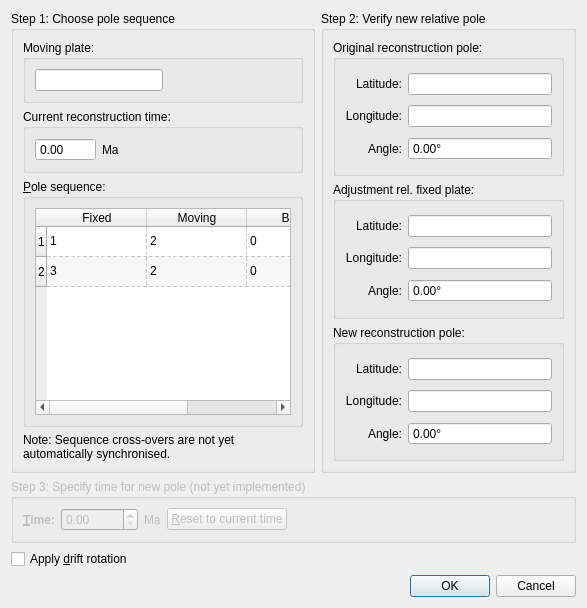
<?xml version="1.0" encoding="UTF-8"?>
<ui version="4.0">
 <class>ApplyReconstructionPoleAdjustmentDialog</class>
 <widget class="QDialog" name="ApplyReconstructionPoleAdjustmentDialog">
  <property name="windowModality">
   <enum>Qt::WindowModal</enum>
  </property>
  <property name="geometry">
   <rect>
    <x>0</x>
    <y>0</y>
    <width>587</width>
    <height>608</height>
   </rect>
  </property>
  <property name="minimumSize">
   <size>
    <width>580</width>
    <height>568</height>
   </size>
  </property>
  <property name="windowTitle">
   <string>Apply Reconstruction Pole Adjustment</string>
  </property>
  <property name="modal">
   <bool>true</bool>
  </property>
  <layout class="QVBoxLayout" name="verticalLayout_5">
   <item>
    <layout class="QHBoxLayout">
     <item>
      <widget class="QGroupBox" name="groupBox">
       <property name="sizePolicy">
        <sizepolicy hsizetype="Expanding" vsizetype="Preferred">
         <horstretch>0</horstretch>
         <verstretch>0</verstretch>
        </sizepolicy>
       </property>
       <property name="title">
        <string>Step 1: Choose pole sequence</string>
       </property>
       <property name="flat">
        <bool>false</bool>
       </property>
       <layout class="QVBoxLayout" name="verticalLayout_3">
        <item>
         <widget class="QGroupBox" name="groupBox_6">
          <property name="sizePolicy">
           <sizepolicy hsizetype="Preferred" vsizetype="Minimum">
            <horstretch>0</horstretch>
            <verstretch>0</verstretch>
           </sizepolicy>
          </property>
          <property name="title">
           <string>Moving plate:</string>
          </property>
          <property name="flat">
           <bool>true</bool>
          </property>
          <layout class="QHBoxLayout" name="horizontalLayout_3">
           <item>
            <widget class="QLineEdit" name="lineedit_moving_plate">
             <property name="readOnly">
              <bool>true</bool>
             </property>
            </widget>
           </item>
           <item>
            <spacer name="horizontalSpacer">
             <property name="orientation">
              <enum>Qt::Horizontal</enum>
             </property>
             <property name="sizeHint" stdset="0">
              <size>
               <width>91</width>
               <height>20</height>
              </size>
             </property>
            </spacer>
           </item>
          </layout>
         </widget>
        </item>
        <item>
         <widget class="QGroupBox" name="groupBox_9">
          <property name="sizePolicy">
           <sizepolicy hsizetype="Preferred" vsizetype="Minimum">
            <horstretch>0</horstretch>
            <verstretch>0</verstretch>
           </sizepolicy>
          </property>
          <property name="title">
           <string>Current reconstruction time:</string>
          </property>
          <property name="flat">
           <bool>true</bool>
          </property>
          <layout class="QHBoxLayout" name="horizontalLayout_2">
           <item>
            <widget class="QDoubleSpinBox" name="spinbox_current_time">
             <property name="readOnly">
              <bool>true</bool>
             </property>
             <property name="buttonSymbols">
              <enum>QAbstractSpinBox::NoButtons</enum>
             </property>
             <property name="maximum">
              <double>10000.000000000000000</double>
             </property>
            </widget>
           </item>
           <item>
            <widget class="QLabel" name="label_13">
             <property name="text">
              <string>Ma</string>
             </property>
            </widget>
           </item>
           <item>
            <spacer>
             <property name="orientation">
              <enum>Qt::Horizontal</enum>
             </property>
             <property name="sizeHint" stdset="0">
              <size>
               <width>139</width>
               <height>20</height>
              </size>
             </property>
            </spacer>
           </item>
          </layout>
         </widget>
        </item>
        <item>
         <widget class="QGroupBox" name="groupBox_7">
          <property name="sizePolicy">
           <sizepolicy hsizetype="Expanding" vsizetype="Minimum">
            <horstretch>0</horstretch>
            <verstretch>0</verstretch>
           </sizepolicy>
          </property>
          <property name="title">
           <string>&amp;Pole sequence:</string>
          </property>
          <property name="flat">
           <bool>true</bool>
          </property>
          <layout class="QHBoxLayout" name="horizontalLayout">
           <item>
            <widget class="QTableWidget" name="table_pole_sequences">
             <property name="alternatingRowColors">
              <bool>true</bool>
             </property>
             <property name="selectionMode">
              <enum>QAbstractItemView::SingleSelection</enum>
             </property>
             <property name="selectionBehavior">
              <enum>QAbstractItemView::SelectRows</enum>
             </property>
             <property name="horizontalScrollMode">
              <enum>QAbstractItemView::ScrollPerPixel</enum>
             </property>
             <property name="gridStyle">
              <enum>Qt::DashLine</enum>
             </property>
             <property name="columnCount">
              <number>4</number>
             </property>
             <row>
              <property name="text">
               <string>1</string>
              </property>
             </row>
             <row>
              <property name="text">
               <string>2</string>
              </property>
             </row>
             <column>
              <property name="text">
               <string>Fixed</string>
              </property>
             </column>
             <column>
              <property name="text">
               <string>Moving</string>
              </property>
             </column>
             <column>
              <property name="text">
               <string>Begin</string>
              </property>
             </column>
             <column>
              <property name="text">
               <string>End</string>
              </property>
             </column>
             <item row="0" column="0">
              <property name="text">
               <string>1</string>
              </property>
             </item>
             <item row="0" column="1">
              <property name="text">
               <string>2</string>
              </property>
             </item>
             <item row="0" column="2">
              <property name="text">
               <string>0</string>
              </property>
             </item>
             <item row="0" column="3">
              <property name="text">
               <string>600</string>
              </property>
             </item>
             <item row="1" column="0">
              <property name="text">
               <string>3</string>
              </property>
             </item>
             <item row="1" column="1">
              <property name="text">
               <string>2</string>
              </property>
             </item>
             <item row="1" column="2">
              <property name="text">
               <string>0</string>
              </property>
             </item>
             <item row="1" column="3">
              <property name="text">
               <string>600</string>
              </property>
             </item>
            </widget>
           </item>
          </layout>
         </widget>
        </item>
        <item>
         <widget class="QLabel" name="label_11">
          <property name="sizePolicy">
           <sizepolicy hsizetype="Preferred" vsizetype="Minimum">
            <horstretch>0</horstretch>
            <verstretch>0</verstretch>
           </sizepolicy>
          </property>
          <property name="text">
           <string>Note: Sequence cross-overs are not yet automatically synchronised.</string>
          </property>
          <property name="wordWrap">
           <bool>true</bool>
          </property>
         </widget>
        </item>
       </layout>
      </widget>
     </item>
     <item>
      <widget class="QGroupBox" name="groupBox_2">
       <property name="sizePolicy">
        <sizepolicy hsizetype="Minimum" vsizetype="Preferred">
         <horstretch>0</horstretch>
         <verstretch>0</verstretch>
        </sizepolicy>
       </property>
       <property name="minimumSize">
        <size>
         <width>230</width>
         <height>0</height>
        </size>
       </property>
       <property name="title">
        <string>Step 2: Verify new relative pole</string>
       </property>
       <property name="flat">
        <bool>false</bool>
       </property>
       <layout class="QVBoxLayout" name="verticalLayout_4">
        <item>
         <widget class="QGroupBox" name="groupBox_3">
          <property name="sizePolicy">
           <sizepolicy hsizetype="Expanding" vsizetype="Preferred">
            <horstretch>0</horstretch>
            <verstretch>0</verstretch>
           </sizepolicy>
          </property>
          <property name="title">
           <string>Original reconstruction pole:</string>
          </property>
          <property name="flat">
           <bool>true</bool>
          </property>
          <layout class="QGridLayout" name="gridLayout">
           <item row="0" column="0">
            <widget class="QLabel" name="label">
             <property name="text">
              <string>Latitude:</string>
             </property>
             <property name="alignment">
              <set>Qt::AlignRight|Qt::AlignTrailing|Qt::AlignVCenter</set>
             </property>
            </widget>
           </item>
           <item row="0" column="1">
            <widget class="QLineEdit" name="field_original_lat">
             <property name="readOnly">
              <bool>true</bool>
             </property>
            </widget>
           </item>
           <item row="1" column="0">
            <widget class="QLabel" name="label_2">
             <property name="text">
              <string>Longitude:</string>
             </property>
             <property name="alignment">
              <set>Qt::AlignRight|Qt::AlignTrailing|Qt::AlignVCenter</set>
             </property>
            </widget>
           </item>
           <item row="1" column="1">
            <widget class="QLineEdit" name="field_original_lon">
             <property name="readOnly">
              <bool>true</bool>
             </property>
            </widget>
           </item>
           <item row="2" column="0">
            <widget class="QLabel" name="label_3">
             <property name="text">
              <string>Angle:</string>
             </property>
             <property name="alignment">
              <set>Qt::AlignRight|Qt::AlignTrailing|Qt::AlignVCenter</set>
             </property>
            </widget>
           </item>
           <item row="2" column="1">
            <widget class="QDoubleSpinBox" name="spinbox_original_angle">
             <property name="readOnly">
              <bool>true</bool>
             </property>
             <property name="buttonSymbols">
              <enum>QAbstractSpinBox::NoButtons</enum>
             </property>
             <property name="suffix">
              <string>°</string>
             </property>
             <property name="minimum">
              <double>-360.000000000000000</double>
             </property>
             <property name="maximum">
              <double>360.000000000000000</double>
             </property>
            </widget>
           </item>
          </layout>
         </widget>
        </item>
        <item>
         <widget class="QGroupBox" name="groupBox_4">
          <property name="title">
           <string>Adjustment rel. fixed plate:</string>
          </property>
          <property name="flat">
           <bool>true</bool>
          </property>
          <layout class="QGridLayout" name="gridLayout_2">
           <item row="0" column="0">
            <widget class="QLabel" name="label_4">
             <property name="text">
              <string>Latitude:</string>
             </property>
             <property name="alignment">
              <set>Qt::AlignRight|Qt::AlignTrailing|Qt::AlignVCenter</set>
             </property>
            </widget>
           </item>
           <item row="0" column="1">
            <widget class="QLineEdit" name="field_adjustment_lat">
             <property name="readOnly">
              <bool>true</bool>
             </property>
            </widget>
           </item>
           <item row="1" column="0">
            <widget class="QLabel" name="label_5">
             <property name="text">
              <string>Longitude:</string>
             </property>
             <property name="alignment">
              <set>Qt::AlignRight|Qt::AlignTrailing|Qt::AlignVCenter</set>
             </property>
            </widget>
           </item>
           <item row="1" column="1">
            <widget class="QLineEdit" name="field_adjustment_lon">
             <property name="readOnly">
              <bool>true</bool>
             </property>
            </widget>
           </item>
           <item row="2" column="0">
            <widget class="QLabel" name="label_6">
             <property name="text">
              <string>Angle:</string>
             </property>
             <property name="alignment">
              <set>Qt::AlignRight|Qt::AlignTrailing|Qt::AlignVCenter</set>
             </property>
            </widget>
           </item>
           <item row="2" column="1">
            <widget class="QDoubleSpinBox" name="spinbox_adjustment_angle">
             <property name="readOnly">
              <bool>true</bool>
             </property>
             <property name="buttonSymbols">
              <enum>QAbstractSpinBox::NoButtons</enum>
             </property>
             <property name="suffix">
              <string>°</string>
             </property>
             <property name="minimum">
              <double>-360.000000000000000</double>
             </property>
             <property name="maximum">
              <double>360.000000000000000</double>
             </property>
            </widget>
           </item>
          </layout>
         </widget>
        </item>
        <item>
         <widget class="QGroupBox" name="groupBox_5">
          <property name="title">
           <string>New reconstruction pole:</string>
          </property>
          <property name="flat">
           <bool>true</bool>
          </property>
          <layout class="QGridLayout" name="gridLayout_3">
           <item row="0" column="0">
            <widget class="QLabel" name="label_7">
             <property name="text">
              <string>Latitude:</string>
             </property>
             <property name="alignment">
              <set>Qt::AlignRight|Qt::AlignTrailing|Qt::AlignVCenter</set>
             </property>
            </widget>
           </item>
           <item row="0" column="1">
            <widget class="QLineEdit" name="field_result_lat">
             <property name="readOnly">
              <bool>true</bool>
             </property>
            </widget>
           </item>
           <item row="1" column="0">
            <widget class="QLabel" name="label_8">
             <property name="text">
              <string>Longitude:</string>
             </property>
             <property name="alignment">
              <set>Qt::AlignRight|Qt::AlignTrailing|Qt::AlignVCenter</set>
             </property>
            </widget>
           </item>
           <item row="1" column="1">
            <widget class="QLineEdit" name="field_result_lon">
             <property name="readOnly">
              <bool>true</bool>
             </property>
            </widget>
           </item>
           <item row="2" column="0">
            <widget class="QLabel" name="label_9">
             <property name="text">
              <string>Angle:</string>
             </property>
             <property name="alignment">
              <set>Qt::AlignRight|Qt::AlignTrailing|Qt::AlignVCenter</set>
             </property>
            </widget>
           </item>
           <item row="2" column="1">
            <widget class="QDoubleSpinBox" name="spinbox_result_angle">
             <property name="readOnly">
              <bool>true</bool>
             </property>
             <property name="buttonSymbols">
              <enum>QAbstractSpinBox::NoButtons</enum>
             </property>
             <property name="suffix">
              <string>°</string>
             </property>
             <property name="minimum">
              <double>-360.000000000000000</double>
             </property>
             <property name="maximum">
              <double>360.000000000000000</double>
             </property>
            </widget>
           </item>
          </layout>
         </widget>
        </item>
       </layout>
      </widget>
     </item>
    </layout>
   </item>
   <item>
    <widget class="QGroupBox" name="groupBox_8">
     <property name="enabled">
      <bool>false</bool>
     </property>
     <property name="title">
      <string>Step 3: Specify time for new pole (not yet implemented)</string>
     </property>
     <property name="flat">
      <bool>false</bool>
     </property>
     <layout class="QVBoxLayout" name="verticalLayout_2">
      <item>
       <layout class="QHBoxLayout">
        <item>
         <widget class="QLabel" name="label_12">
          <property name="enabled">
           <bool>false</bool>
          </property>
          <property name="font">
           <font>
            <weight>75</weight>
            <bold>true</bold>
           </font>
          </property>
          <property name="text">
           <string>&amp;Time:</string>
          </property>
          <property name="buddy">
           <cstring>spinbox_pole_time</cstring>
          </property>
         </widget>
        </item>
        <item>
         <widget class="QDoubleSpinBox" name="spinbox_pole_time">
          <property name="enabled">
           <bool>false</bool>
          </property>
          <property name="maximum">
           <double>10000.000000000000000</double>
          </property>
         </widget>
        </item>
        <item>
         <widget class="QLabel" name="label_10">
          <property name="enabled">
           <bool>false</bool>
          </property>
          <property name="text">
           <string>Ma</string>
          </property>
         </widget>
        </item>
        <item>
         <widget class="QPushButton" name="button_reset_time">
          <property name="enabled">
           <bool>false</bool>
          </property>
          <property name="text">
           <string>&amp;Reset to current time</string>
          </property>
         </widget>
        </item>
        <item>
         <spacer>
          <property name="orientation">
           <enum>Qt::Horizontal</enum>
          </property>
          <property name="sizeHint" stdset="0">
           <size>
            <width>40</width>
            <height>20</height>
           </size>
          </property>
         </spacer>
        </item>
       </layout>
      </item>
     </layout>
    </widget>
   </item>
   <item>
    <widget class="QCheckBox" name="checkbox_apply_drift_rotation">
     <property name="text">
      <string>Apply &amp;drift rotation</string>
     </property>
     <property name="toolTip">
      <string>Also apply this adjustment to the sequence's present-day (0 Ma) pole</string>
     </property>
     <property name="statusTip">
      <string>Apply the same adjustment at 0 Ma as well, moving the plate's present-day position with the rest of its track instead of leaving a kink between 0 Ma and this pole.</string>
     </property>
    </widget>
   </item>
   <item>
    <widget class="QDialogButtonBox" name="buttonBox">
     <property name="orientation">
      <enum>Qt::Horizontal</enum>
     </property>
     <property name="standardButtons">
      <set>QDialogButtonBox::Cancel|QDialogButtonBox::Ok</set>
     </property>
    </widget>
   </item>
  </layout>
 </widget>
 <tabstops>
  <tabstop>table_pole_sequences</tabstop>
  <tabstop>buttonBox</tabstop>
  <tabstop>spinbox_pole_time</tabstop>
  <tabstop>button_reset_time</tabstop>
  <tabstop>field_original_lat</tabstop>
  <tabstop>field_original_lon</tabstop>
  <tabstop>spinbox_original_angle</tabstop>
  <tabstop>field_adjustment_lat</tabstop>
  <tabstop>field_adjustment_lon</tabstop>
  <tabstop>spinbox_adjustment_angle</tabstop>
  <tabstop>field_result_lat</tabstop>
  <tabstop>field_result_lon</tabstop>
  <tabstop>spinbox_result_angle</tabstop>
  <tabstop>lineedit_moving_plate</tabstop>
  <tabstop>spinbox_current_time</tabstop>
 </tabstops>
 <resources/>
 <connections>
  <connection>
   <sender>buttonBox</sender>
   <signal>accepted()</signal>
   <receiver>ApplyReconstructionPoleAdjustmentDialog</receiver>
   <slot>accept()</slot>
   <hints>
    <hint type="sourcelabel">
     <x>248</x>
     <y>254</y>
    </hint>
    <hint type="destinationlabel">
     <x>157</x>
     <y>274</y>
    </hint>
   </hints>
  </connection>
  <connection>
   <sender>buttonBox</sender>
   <signal>rejected()</signal>
   <receiver>ApplyReconstructionPoleAdjustmentDialog</receiver>
   <slot>reject()</slot>
   <hints>
    <hint type="sourcelabel">
     <x>316</x>
     <y>260</y>
    </hint>
    <hint type="destinationlabel">
     <x>286</x>
     <y>274</y>
    </hint>
   </hints>
  </connection>
 </connections>
</ui>
